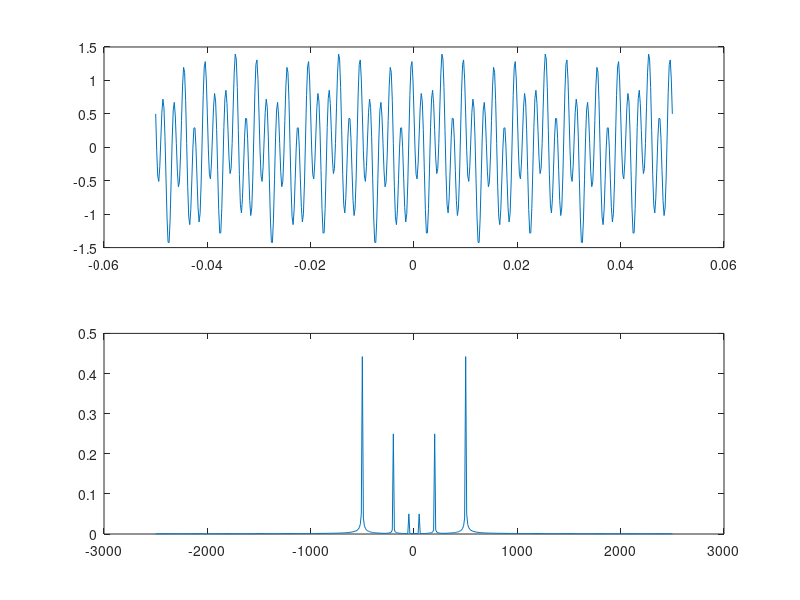
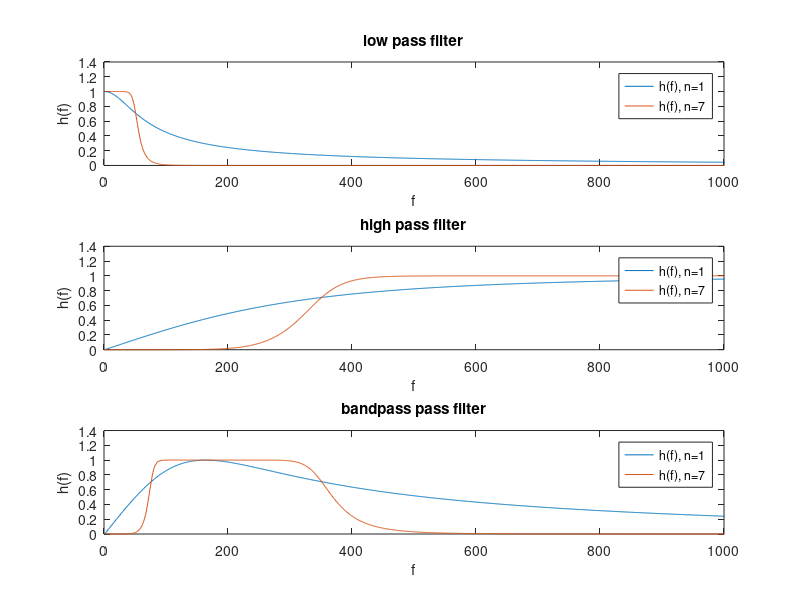
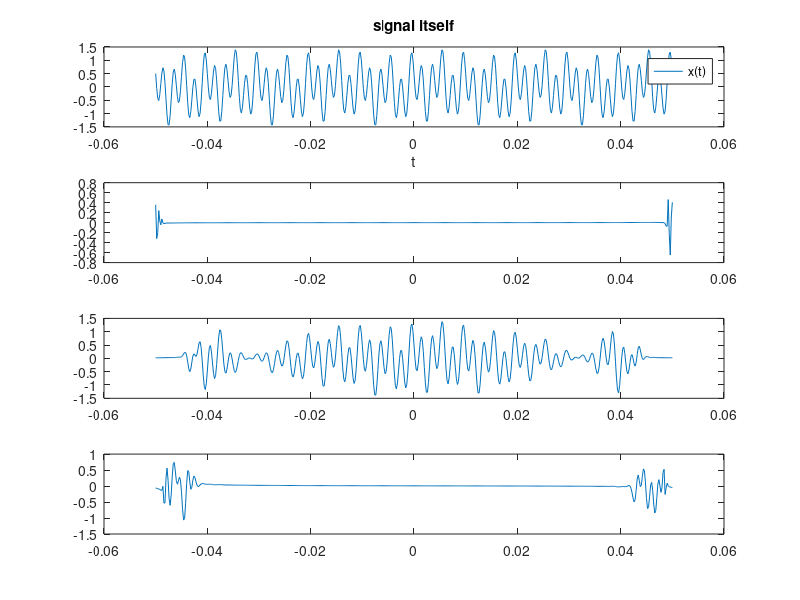

MATLAB code to generate these figures, in order:
clc
close all

f1 = 50;
f2 = 200;
f3 = 500;
Fs = 5000;
t = -0.05:(1/Fs):0.05;

xt = 0.1*sin(2*pi*f1.*t) + 0.5*cos(2*pi*f2.*t) - 0.9*sin(2*pi*f3.*t);

figure(1)
subplot(211)
plot(t,xt);

N = length(t);

XF = fft(xt);
XFF = fftshift(abs(XF/N));;

w = linspace(-2500,2500,N);
subplot(212)
plot(w,XFF)

nl1 = 1;
nl2 = 7;
Wnl = f1/(Fs/2);
[bl1 , al1] = butter(nl1,Wnl,'low');

hl1 = freqz(bl1,al1,Fs/2);

[bl2, al2] = butter(nl2,Wnl,'low');

hl2 = freqz(bl2,al2,Fs/2);

nh1 = 1;
nh2 = 7;
Wnh = 350/(Fs/2);

[bh1, ah1] = butter(nh1,Wnh,'high');

hh1 = freqz(bh1,ah1,Fs/2);

[bh2, ah2] = butter(nh2,Wnh,'high');

hh2 = freqz(bh2,ah2,Fs/2);


nbp1 = 1;
nbp2 = 7;
Wnbp = [75 350]/(Fs/2);

[bbp1, abp1] = butter(nbp1,Wnbp,'bandpass');

hbp1 = freqz(bbp1,abp1,Fs/2);

[bbp2, abp2] = butter(nbp2,Wnbp,'bandpass');

hbp2 = freqz(bbp2,abp2,Fs/2);

figure(2)
subplot(311)
plot(abs(hl1))

hold on
plot(abs(hl2))

title('low pass filter')
xlabel('f')
ylabel('h(f)')
legend('h(f), n=1','h(f), n=7')
xlim([0 1000]);
hold off

subplot(312)
plot(abs(hh1))
hold on
plot(abs(hh2))

title('high pass filter')
xlabel('f')
ylabel('h(f)')
legend('h(f), n=1','h(f), n=7')
xlim([0 1000]);
hold off

subplot(313)
plot(abs(hbp1))

hold on
plot(abs(hbp2))

title('bandpass pass filter')
xlabel('f')
ylabel('h(f)')
legend('h(f), n=1','h(f), n=7')
xlim([0 1000]);
hold off


figure(3)
f=linspace(-Fs/2,Fs/2,N);

ylp = filter(bl2,al2,XF);
yhp = filter(bh2,ah2,XF);
ybp = filter(bbp2,abp2,XF);

ylpt = ifft(ylp,N);
yhpt = ifft(yhp,N);
ybpt = ifft(ybp,N);


subplot(411)
plot(t,xt)
title('signal itself')
legend('x(t)')
xlabel('t')


subplot(412)
plot(t,ylpt)

subplot(413)
plot(t,yhpt)

subplot(414)
plot(t,ybpt)












